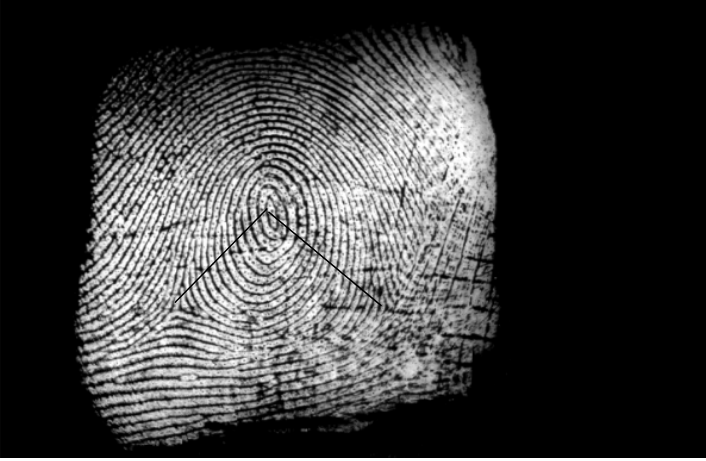
#> input picture imagen/img1.PNG, 706 x 461 px, found by its file name
$ python other.py   (older library calls are emulated)
#> lines starting #> are read from the running program, lines starting #| are printed output that depends on the picture; after the words box and inside, x2 and y2 are one past the last pixel; in counts of white or black regions, pixels touching at a corner belong together
import cv2
import numpy as np

def gabor_filter(image, theta=0, frequency=0.6, sigma_x=1, sigma_y=1):
    kernel = cv2.getGaborKernel((21, 21), sigma_x, sigma_y, frequency, 0.5, theta)
    filtered_image = cv2.filter2D(image, cv2.CV_8UC3, kernel)
    return filtered_image

def extract_fingerprint_features(image_path):
    image = cv2.imread(image_path, cv2.IMREAD_GRAYSCALE)
    orientations = [0, np.pi/4, np.pi/2, 3*np.pi/4]
    gabor_features = []
    for theta in orientations:
        filtered_image = gabor_filter(image, theta=theta)
        gabor_features.append(filtered_image)
    return gabor_features, image

def find_minutiae(image):
    _, binarized = cv2.threshold(image, 0, 255, cv2.THRESH_BINARY + cv2.THRESH_OTSU)
    thinning = cv2.ximgproc.thinning(binarized)
    skeleton = thinning.copy()
    skeleton = cv2.cvtColor(skeleton, cv2.COLOR_GRAY2BGR)

    # Find contours
    contours, _ = cv2.findContours(thinning, cv2.RETR_EXTERNAL, cv2.CHAIN_APPROX_SIMPLE)

    # Draw contours in red
    cv2.drawContours(skeleton, contours, -1, (0, 0, 255), 1)

    return skeleton

def display_images(images, titles):
    for i, (image, title) in enumerate(zip(images, titles)):
        cv2.imshow(title, image)
    cv2.waitKey(0)
    cv2.destroyAllWindows()

def main():
    image_path = 'imagen\img1.PNG'
    gabor_features, original_image = extract_fingerprint_features(image_path)
#> in extract_fingerprint_features, image is the input picture: shape (461, 706); min 0, max 255, mean 60.4
#> the loop in extract_fingerprint_features, `for theta in orientations:` made 4 passes
#> pass 1, in gabor_filter, `filtered_image = cv2.filter2D(image, cv2.CV_8UC3, kernel)`:
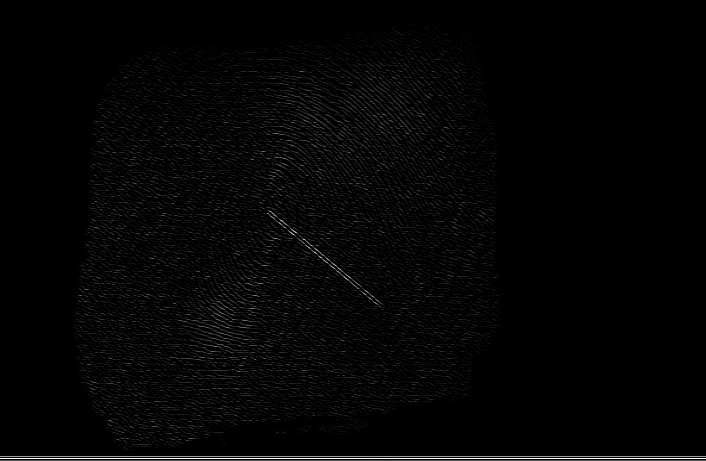
#> filtered_image: shape (461, 706); min 0, max 255, mean 4.8
#> pass 3, in gabor_filter (call 3), `filtered_image = cv2.filter2D(image, cv2.CV_8UC3, kernel)`:
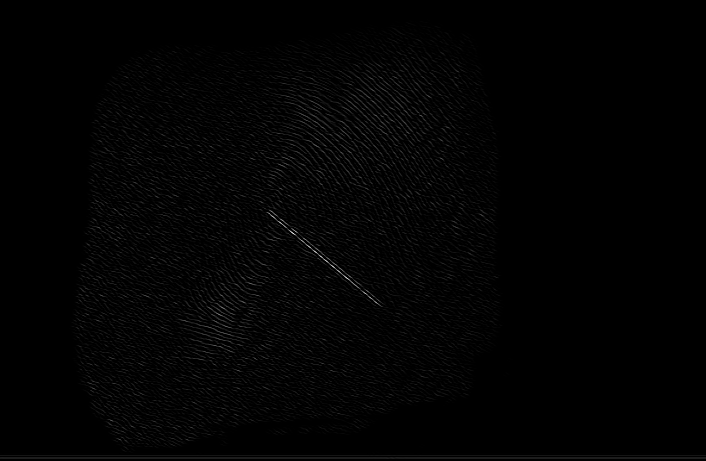
#> filtered_image: shape (461, 706); min 0, max 229, mean 2.9
#> after the loop in extract_fingerprint_features, `for theta in orientations:`: gabor_features = 4 items
#> gabor_features = 4 items
    minutiae_image = find_minutiae(original_image)
#> in find_minutiae, `_, binarized = cv2.threshold(image, 0, 255, cv2.THRESH_BINARY + cv2.TH..`:
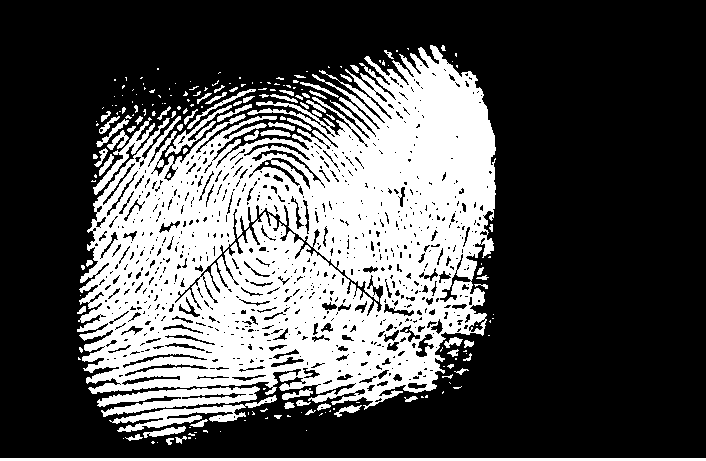
#> binarized: shape (461, 706); 32% white; 197 white regions (122 under 20 px), largest, box (x1, y1, x2, y2) and area: (77, 45, 496, 410) 92135, (97, 386, 260, 417) 2224, (0, 458, 706, 461) 2118
#> in find_minutiae, `thinning = cv2.ximgproc.thinning(binarized)`:
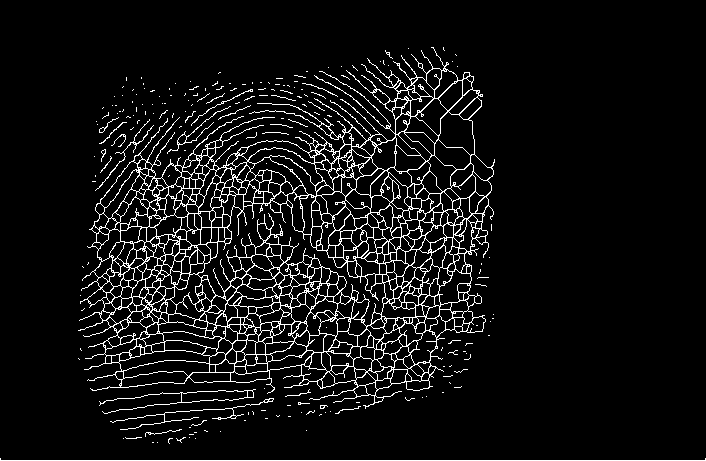
#> thinning: shape (461, 706); 7% white in thin lines or dots, all inside (x1, y1, x2, y2) = (0, 47, 706, 461)
#> in find_minutiae, `contours, _ = cv2.findContours(thinning, cv2.RETR_EXTERNAL, cv2.CHAIN_..`: contours = 185 contours, 178 with area under 20; largest, box (x1, y1, x2, y2) and area: (78, 47, 495, 409) 91539, (99, 389, 256, 414) 629, (167, 106, 231, 154) 82, (110, 398, 274, 430) 54, (95, 119, 154, 191) 34, (99, 117, 119, 133) 23, (191, 89, 253, 126) 20
#> in find_minutiae, `cv2.drawContours(skeleton, contours, -1, (0, 0, 255), 1)`:
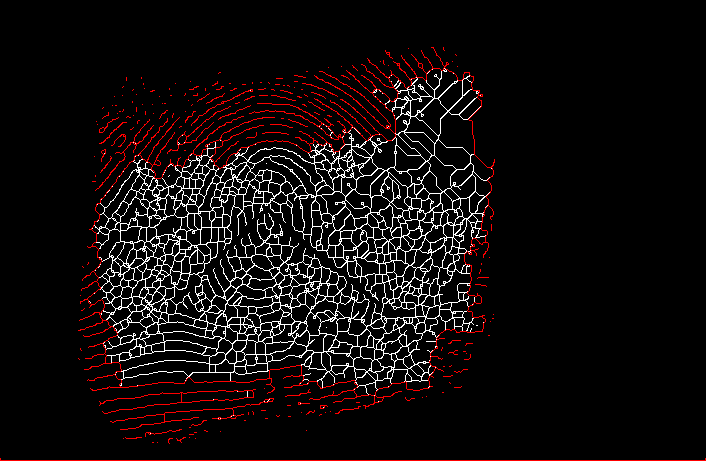
#> skeleton: shape (461, 706, 3); mean B, G, R 12.6, 12.6, 17.7
    display_images(gabor_features + [minutiae_image], [f'Gabor Filtered Image {i+1}' for i in range(len(gabor_features))] + ['Minutiae'])
#> the loop in display_images, `for i, (image, title) in enumerate(zip(images, titles)):` made 5 passes
#> title on passes 1 to 5: 'Gabor Filtered Image 1', 'Gabor Filtered Image 2', 'Gabor Filtered Image 3', 'Gabor Filtered Image 4', 'Minutiae'

if __name__ == "__main__":
    main()

$ run again, with imagen/img2.PNG copied over imagen/img1.PNG
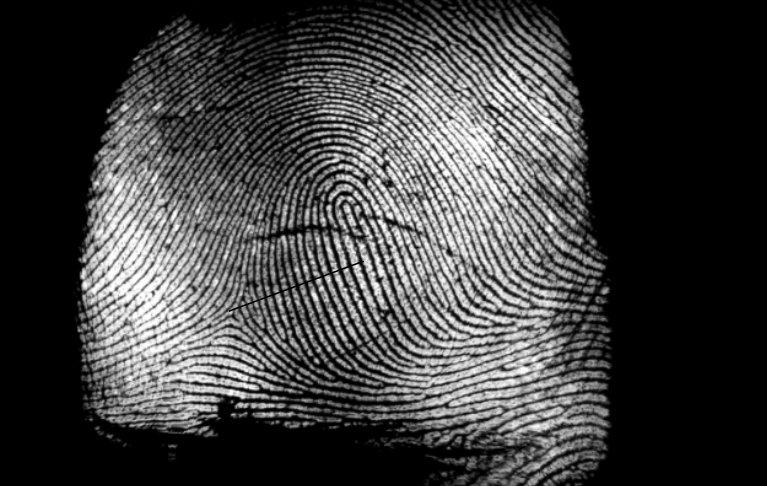
#> input picture imagen/img2.PNG, 767 x 486 px, found by its file name
#> in extract_fingerprint_features, image is the input picture: shape (486, 767); min 0, max 255, mean 63.1
#> after the loop in extract_fingerprint_features, `for theta in orientations:`: gabor_features = 4 items
#> in find_minutiae, `_, binarized = cv2.threshold(image, 0, 255, cv2.THRESH_BINARY + cv2.TH..`:
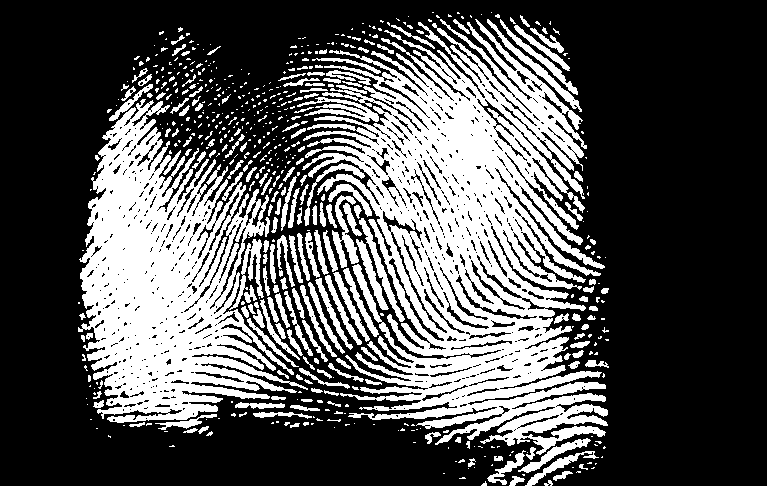
#> binarized: shape (486, 767); 33.2% white; 582 white regions (387 under 20 px), largest, box (x1, y1, x2, y2) and area: (302, 19, 608, 455) 62276, (78, 99, 308, 423) 36555, (487, 19, 582, 112) 774
#> thinning: shape (486, 767); 7.4% white in thin lines or dots, all inside (x1, y1, x2, y2) = (78, 12, 608, 486)
#> contours = 571 contours, 560 with area under 20; largest, box (x1, y1, x2, y2) and area: (303, 19, 605, 453) 44010, (78, 99, 307, 422) 28960, (488, 21, 581, 112) 49, (519, 440, 589, 471) 47, (111, 86, 150, 120) 46
#> in find_minutiae, `cv2.drawContours(skeleton, contours, -1, (0, 0, 255), 1)`:
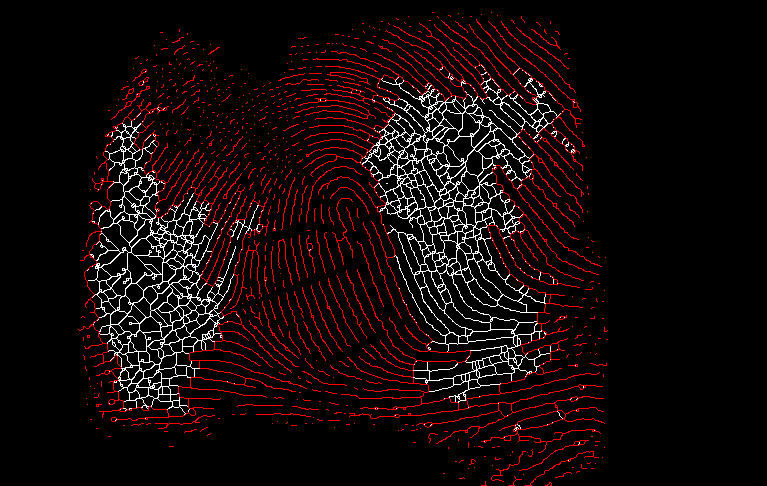
#> skeleton: shape (486, 767, 3); mean B, G, R 8.6, 8.6, 19
#> the loop in display_images, `for i, (image, title) in enumerate(zip(images, titles)):` made 5 passes
#> title on passes 1 to 5: 'Gabor Filtered Image 1', 'Gabor Filtered Image 2', 'Gabor Filtered Image 3', 'Gabor Filtered Image 4', 'Minutiae'

$ run again, with imagen/img3.PNG copied over imagen/img1.PNG
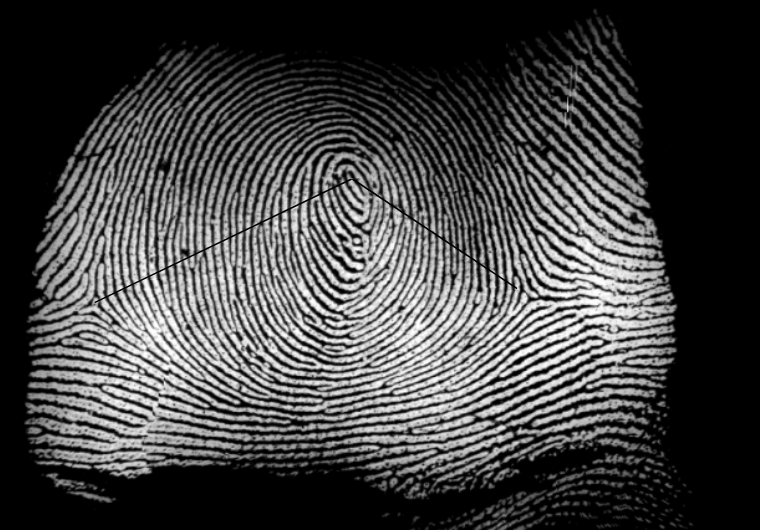
#> input picture imagen/img3.PNG, 760 x 532 px, found by its file name
#> in extract_fingerprint_features, image is the input picture: shape (532, 760); min 0, max 255, mean 67.4
#> after the loop in extract_fingerprint_features, `for theta in orientations:`: gabor_features = 4 items
#> in find_minutiae, `_, binarized = cv2.threshold(image, 0, 255, cv2.THRESH_BINARY + cv2.TH..`:
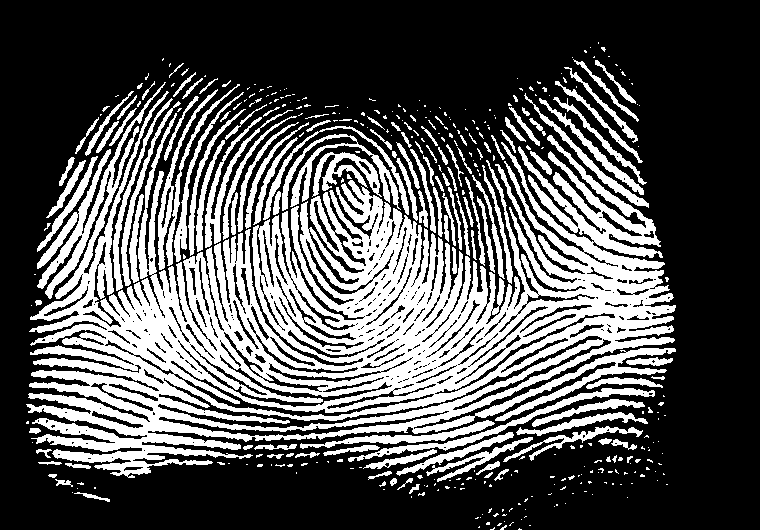
#> binarized: shape (532, 760); 33.6% white; 389 white regions (258 under 20 px), largest, box (x1, y1, x2, y2) and area: (26, 82, 676, 478) 97179, (348, 388, 655, 462) 1779, (282, 134, 401, 211) 1685
#> thinning: shape (532, 760); 7.1% white in thin lines or dots
#> contours = 382 contours, 363 with area under 20; largest, box (x1, y1, x2, y2) and area: (28, 82, 675, 478) 70592, (159, 90, 218, 267) 320, (312, 153, 380, 197) 233, (351, 391, 654, 459) 96, (176, 92, 243, 259) 81
#> in find_minutiae, `cv2.drawContours(skeleton, contours, -1, (0, 0, 255), 1)`:
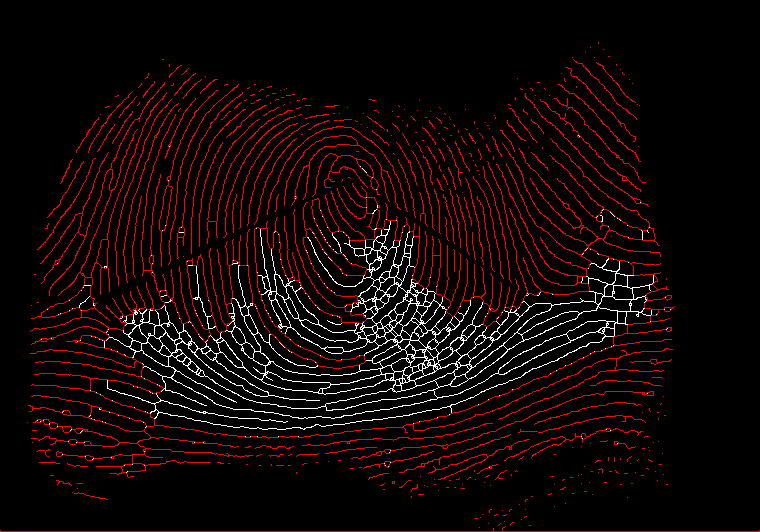
#> skeleton: shape (532, 760, 3); mean B, G, R 5.7, 5.7, 18.2
#> the loop in display_images, `for i, (image, title) in enumerate(zip(images, titles)):` made 5 passes
#> title on passes 1 to 5: 'Gabor Filtered Image 1', 'Gabor Filtered Image 2', 'Gabor Filtered Image 3', 'Gabor Filtered Image 4', 'Minutiae'

$ run again, with imagen/imagen anterior.PNG copied over imagen/img1.PNG
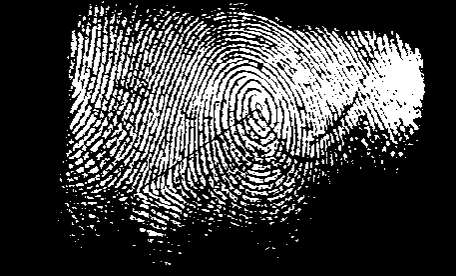
#> input picture imagen/imagen anterior.PNG, 456 x 276 px, found by its file name
#> in extract_fingerprint_features, image is the input picture: shape (276, 456); min 0, max 255, mean 66.8
#> after the loop in extract_fingerprint_features, `for theta in orientations:`: gabor_features = 4 items
#> in find_minutiae, `_, binarized = cv2.threshold(image, 0, 255, cv2.THRESH_BINARY + cv2.TH..`:
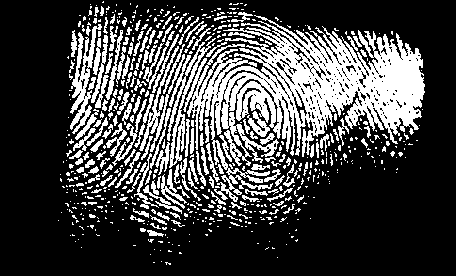
#> binarized: shape (276, 456); 26.7% white; 631 white regions (465 under 20 px), largest, box (x1, y1, x2, y2) and area: (183, 15, 425, 202) 17182, (70, 24, 102, 134) 1159, (167, 38, 216, 168) 1157
#> thinning: shape (276, 456); 9.4% white in thin lines or dots, all inside (x1, y1, x2, y2) = (58, 2, 423, 265)
#> contours = 616 contours, 604 with area under 20; largest, box (x1, y1, x2, y2) and area: (184, 15, 423, 201) 11632, (168, 39, 215, 166) 544, (71, 24, 100, 133) 275, (136, 48, 184, 151) 80, (162, 171, 185, 205) 56
#> in find_minutiae, `cv2.drawContours(skeleton, contours, -1, (0, 0, 255), 1)`:
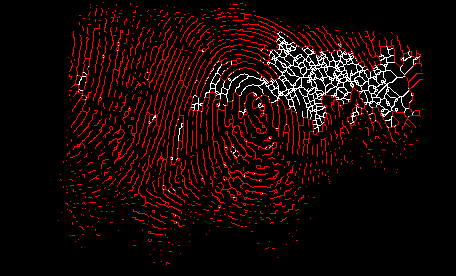
#> skeleton: shape (276, 456, 3); mean B, G, R 5.9, 5.9, 23.8
#> the loop in display_images, `for i, (image, title) in enumerate(zip(images, titles)):` made 5 passes
#> title on passes 1 to 5: 'Gabor Filtered Image 1', 'Gabor Filtered Image 2', 'Gabor Filtered Image 3', 'Gabor Filtered Image 4', 'Minutiae'
